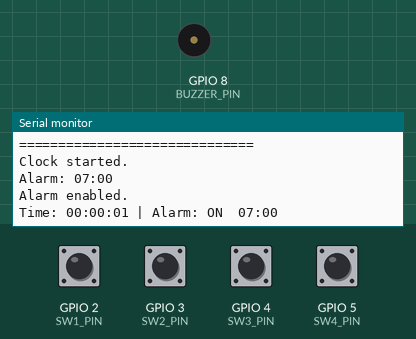
Recording of a sketch running on a simulated ESP8266 (NodeMCU). On the bench: buzzer (waves = sounding, pin HIGH), the last lines printed to the serial monitor. The test bench sets the inputs (shaded band); at power-on: GPIO 2 (SW1_PIN), GPIO 3 (SW2_PIN), GPIO 4 (SW3_PIN), GPIO 5 (SW4_PIN) HIGH.

Above: at 1.2 s.
1.3 s: GPIO 2 (SW1_PIN) pulled LOW for 0.15 s
At 1.9 s:
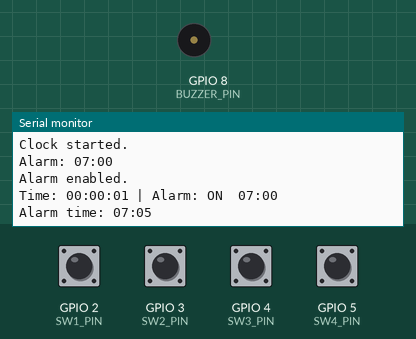
2.9 s: GPIO 3 (SW2_PIN) pulled LOW for 0.15 s
At 3.01 s:
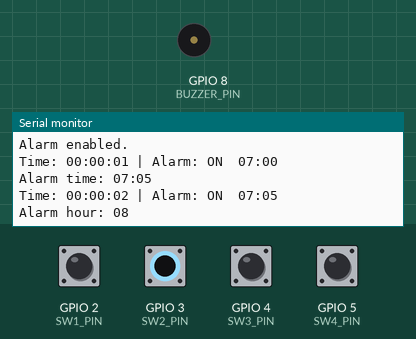
4.5 s: GPIO 4 (SW3_PIN) pulled LOW for 0.15 s
At 4.9 s:
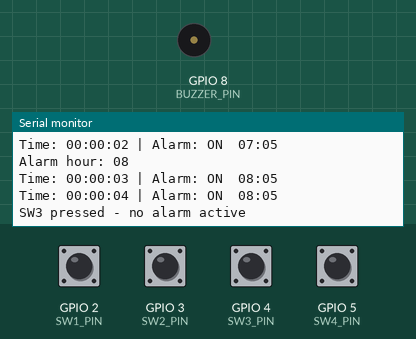
6.1 s: GPIO 5 (SW4_PIN) pulled LOW for 0.15 s
At 7.5 s:
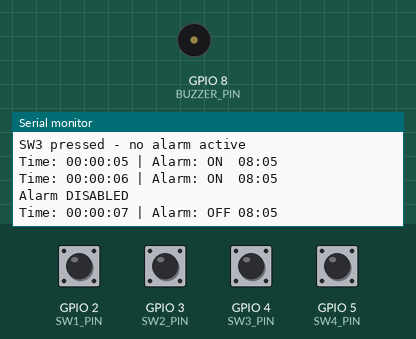
8.5 s: GPIO 5 (SW4_PIN) pulled LOW for 1 s
At 9.7 s:
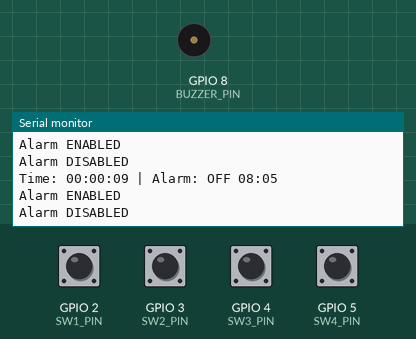

The sketch:

firware.ino
```cpp
/*
  Dazzy-Alarm Clock Firmware
  Board: XIAO ESP32-C3 / WEMOS C3 Mini

  Button mapping:
    SW4 = GPIO 5 -> Alarm ON/OFF
    SW3 = GPIO 4 -> Stop/Snooze alarm
    SW2 = GPIO 3 -> Increase hour
    SW1 = GPIO 2 -> Increase minute

  Buzzer:
    GPIO 8

  No external libraries required.
*/

const int SW4_PIN = 5;
const int SW3_PIN = 4;
const int SW2_PIN = 3;
const int SW1_PIN = 2;

const int BUZZER_PIN = 8;

// --------------------------------------------------
// CLOCK
// --------------------------------------------------

int currentHour = 0;
int currentMinute = 0;
int currentSecond = 0;

unsigned long lastSecond = 0;

// --------------------------------------------------
// ALARM
// --------------------------------------------------

int alarmHour = 7;
int alarmMinute = 0;

bool alarmEnabled = true;
bool alarmRinging = false;

unsigned long alarmStartedAt = 0;

// Alarm duration: 60 seconds
const unsigned long ALARM_DURATION = 60000;

// --------------------------------------------------
// SNOOZE
// --------------------------------------------------

bool snoozeActive = false;
unsigned long snoozeUntil = 0;

const unsigned long SNOOZE_TIME = 5 * 60 * 1000UL;

// --------------------------------------------------
// BUTTON DEBOUNCE
// --------------------------------------------------

unsigned long lastButtonPress = 0;
const unsigned long DEBOUNCE_TIME = 250;

// --------------------------------------------------
// SETUP
// --------------------------------------------------

void setup() {

  Serial.begin(115200);

  pinMode(BUZZER_PIN, OUTPUT);
  digitalWrite(BUZZER_PIN, LOW);

  pinMode(SW1_PIN, INPUT_PULLUP);
  pinMode(SW2_PIN, INPUT_PULLUP);
  pinMode(SW3_PIN, INPUT_PULLUP);
  pinMode(SW4_PIN, INPUT_PULLUP);

  Serial.println();
  Serial.println("==============================");
  Serial.println("       BLARE ALARM CLOCK");
  Serial.println("==============================");

  Serial.println("Clock started.");
  Serial.println("Alarm: 07:00");
  Serial.println("Alarm enabled.");

  lastSecond = millis();
}

// --------------------------------------------------
// MAIN LOOP
// --------------------------------------------------

void loop() {

  updateClock();

  checkButtons();

  checkAlarm();

  updateBuzzer();

  delay(10);
}

// --------------------------------------------------
// CLOCK UPDATE
// --------------------------------------------------

void updateClock() {

  unsigned long now = millis();

  if (now - lastSecond >= 1000) {

    lastSecond += 1000;

    currentSecond++;

    if (currentSecond >= 60) {

      currentSecond = 0;
      currentMinute++;

      if (currentMinute >= 60) {

        currentMinute = 0;
        currentHour++;

        if (currentHour >= 24) {
          currentHour = 0;
        }
      }
    }

    printTime();
  }
}

// --------------------------------------------------
// PRINT CLOCK
// --------------------------------------------------

void printTime() {

  Serial.print("Time: ");

  if (currentHour < 10)
    Serial.print("0");

  Serial.print(currentHour);
  Serial.print(":");

  if (currentMinute < 10)
    Serial.print("0");

  Serial.print(currentMinute);
  Serial.print(":");

  if (currentSecond < 10)
    Serial.print("0");

  Serial.print(currentSecond);

  Serial.print(" | Alarm: ");

  if (alarmEnabled)
    Serial.print("ON ");
  else
    Serial.print("OFF");

  Serial.print(" ");

  if (alarmHour < 10)
    Serial.print("0");

  Serial.print(alarmHour);
  Serial.print(":");

  if (alarmMinute < 10)
    Serial.print("0");

  Serial.println(alarmMinute);
}

// --------------------------------------------------
// BUTTON HANDLING
// --------------------------------------------------

void checkButtons() {

  unsigned long now = millis();

  // Debounce
  if (now - lastButtonPress < DEBOUNCE_TIME) {
    return;
  }

  // ------------------------------------------------
  // SW4 - ALARM ON/OFF
  // ------------------------------------------------

  if (digitalRead(SW4_PIN) == LOW) {

    alarmEnabled = !alarmEnabled;

    // Stop ringing if alarm disabled
    if (!alarmEnabled) {
      stopAlarm();
    }

    Serial.print("Alarm ");

    if (alarmEnabled)
      Serial.println("ENABLED");
    else
      Serial.println("DISABLED");

    lastButtonPress = now;
    return;
  }

  // ------------------------------------------------
  // SW3 - STOP / SNOOZE
  // ------------------------------------------------

  if (digitalRead(SW3_PIN) == LOW) {

    if (alarmRinging) {

      // Activate 5 minute snooze
      snoozeActive = true;
      snoozeUntil = millis() + SNOOZE_TIME;

      stopAlarm();

      Serial.println("SNOOZE: 5 minutes");
    }
    else {

      Serial.println("SW3 pressed - no alarm active");
    }

    lastButtonPress = now;
    return;
  }

  // ------------------------------------------------
  // SW2 - INCREASE ALARM HOUR
  // ------------------------------------------------

  if (digitalRead(SW2_PIN) == LOW) {

    alarmHour++;

    if (alarmHour >= 24)
      alarmHour = 0;

    Serial.print("Alarm hour: ");

    if (alarmHour < 10)
      Serial.print("0");

    Serial.println(alarmHour);

    lastButtonPress = now;
    return;
  }

  // ------------------------------------------------
  // SW1 - INCREASE ALARM MINUTE
  // ------------------------------------------------

  if (digitalRead(SW1_PIN) == LOW) {

    alarmMinute += 5;

    if (alarmMinute >= 60) {

      alarmMinute = 0;
      alarmHour++;

      if (alarmHour >= 24)
        alarmHour = 0;
    }

    Serial.print("Alarm time: ");

    if (alarmHour < 10)
      Serial.print("0");

    Serial.print(alarmHour);

    Serial.print(":");

    if (alarmMinute < 10)
      Serial.print("0");

    Serial.println(alarmMinute);

    lastButtonPress = now;
    return;
  }
}

// --------------------------------------------------
// ALARM CHECK
// --------------------------------------------------

void checkAlarm() {

  if (!alarmEnabled)
    return;

  // -----------------------------------------------
  // Check snooze
  // -----------------------------------------------

  if (snoozeActive) {

    if (millis() >= snoozeUntil) {

      snoozeActive = false;
      alarmRinging = true;

      alarmStartedAt = millis();

      Serial.println("SNOOZE FINISHED!");
      Serial.println("ALARM RINGING!");

    }

    return;
  }

  // -----------------------------------------------
  // Normal alarm
  // -----------------------------------------------

  if (!alarmRinging &&
      currentHour == alarmHour &&
      currentMinute == alarmMinute &&
      currentSecond == 0) {

    alarmRinging = true;
    alarmStartedAt = millis();

    Serial.println();
    Serial.println("==============================");
    Serial.println("       ALARM RINGING!");
    Serial.println("==============================");
  }

  // -----------------------------------------------
  // Automatic alarm timeout
  // -----------------------------------------------

  if (alarmRinging) {

    if (millis() - alarmStartedAt >= ALARM_DURATION) {

      stopAlarm();

      Serial.println("Alarm automatically stopped.");
    }
  }
}

// --------------------------------------------------
// BUZZER
// --------------------------------------------------

void updateBuzzer() {

  if (!alarmRinging) {

    digitalWrite(BUZZER_PIN, LOW);
    return;
  }

  // Beep pattern
  // 500ms ON / 500ms OFF

  unsigned long elapsed =
      millis() - alarmStartedAt;

  if ((elapsed / 500) % 2 == 0) {

    digitalWrite(BUZZER_PIN, HIGH);

  } else {

    digitalWrite(BUZZER_PIN, LOW);
  }
}

// --------------------------------------------------
// STOP ALARM
// --------------------------------------------------

void stopAlarm() {

  alarmRinging = false;

  digitalWrite(BUZZER_PIN, LOW);
}
```

Measured:
- after the input at 1.3 s, the serial monitor: prints a new line at once (image 1)
- after the input at 2.9 s, the serial monitor: prints a new line at once (image 2)
- after the input at 4.5 s, the serial monitor: prints a new line at once (image 3)
- after the input at 6.1 s, the serial monitor: prints a new line at once (image 4)
- after the input at 8.5 s, the serial monitor: prints a new line at once (image 5)
